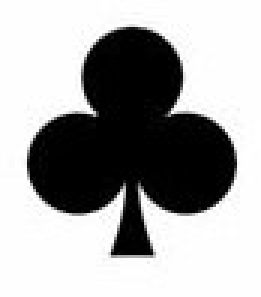
#> input picture Images/shape_templates/multiple_shapes/clover_template.jpg, 87 x 99 px (shown 3 times larger); its folder holds 4 pictures in this run
$ python multi_template_match.py
#> lines starting #> are read from the running program, lines starting #| are printed output that depends on the picture
# Importing packages
import MTM
from MTM import matchTemplates, drawBoxesOnRGB
import cv2
import matplotlib.pyplot as plt
import os


# Load Template Images, convert them into gray scale and add to template list
listTemplate = []
image_folder = os.path.join('Images/shape_templates/multiple_shapes')
for filename in os.listdir(image_folder):
    template_img = cv2.imread(os.path.join(image_folder, filename))
#> template_img is the input picture: shape (99, 87, 3); min 0, max 255, mean 166.4
    template_img = cv2.cvtColor(template_img, cv2.COLOR_BGR2GRAY)
#> template_img: shape (99, 87)
    print((filename.split('.')[0], template_img))
#> (printed output is left out)
    listTemplate.append((filename.split('.')[0], template_img))
#> pass 2 of the loop `for filename in os.listdir(image_folder):`:
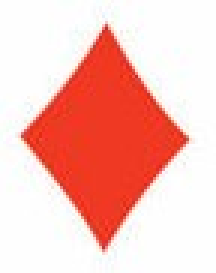
#> input picture Images/shape_templates/multiple_shapes/dice_template.jpg, 72 x 91 px (shown 3 times larger)
#> template_img is the input picture: shape (91, 72, 3); mean B, G, R 185.9, 193, 247.7
#> `template_img = cv2.cvtColor(template_img, cv2.COLOR_BGR2GRAY)`:
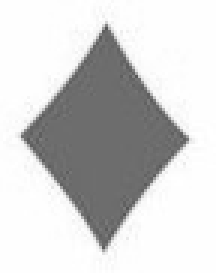
#> template_img: shape (91, 72) (shown 3 times larger); min 85, max 255, mean 208.6
#> (printed output is left out)
#> pass 3 of the loop `for filename in os.listdir(image_folder):`:
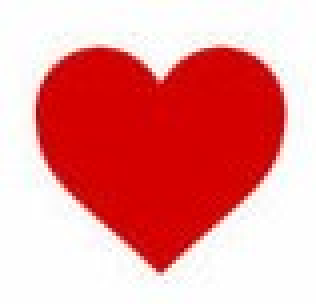
#> input picture Images/shape_templates/multiple_shapes/heart_template.jpg, 79 x 76 px (shown 4 times larger)
#> template_img is the input picture: shape (76, 79, 3); mean B, G, R 149.8, 150.2, 234.4
#> `template_img = cv2.cvtColor(template_img, cv2.COLOR_BGR2GRAY)`:
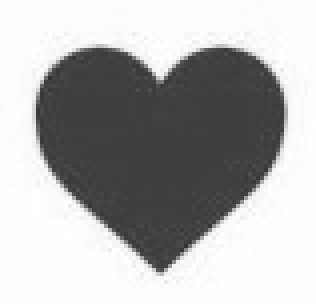
#> template_img: shape (76, 79) (shown 4 times larger); min 48, max 255, mean 175.3
#> (printed output is left out)
#> the loop made 4 passes; the first 3 are shown

# Load input image and convert to gray scale
input_img = cv2.imread('Images/input_image.jpg')
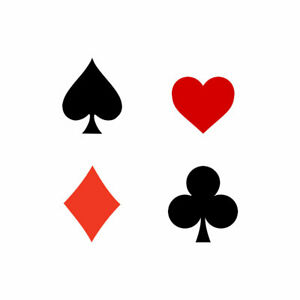
#> input picture Images/input_image.jpg, 300 x 300 px
#> input_img is the input picture: shape (300, 300, 3); mean B, G, R 226.9, 227.4, 237.1
input_img = cv2.cvtColor(input_img, cv2.COLOR_BGR2GRAY)
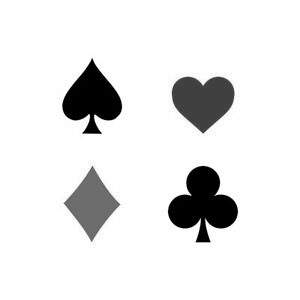
#> input_img: shape (300, 300); min 0, max 255, mean 230.2


# Then call the function matchTemplates
#> (the run stopped early here; a loop or call above may not have finished)
